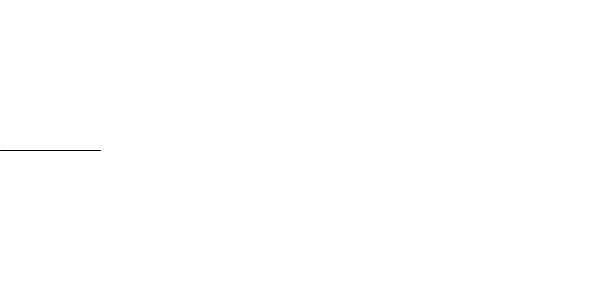
Frame 1 (no input)
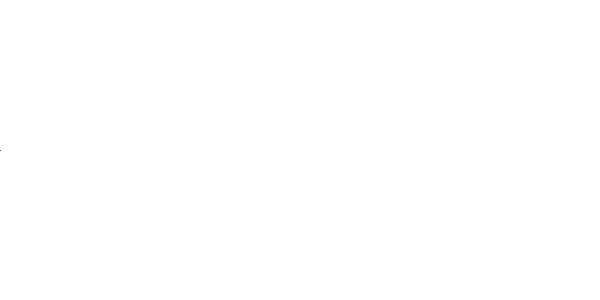
Frame 60 (the mouse pressed at the canvas centre just before this capture)
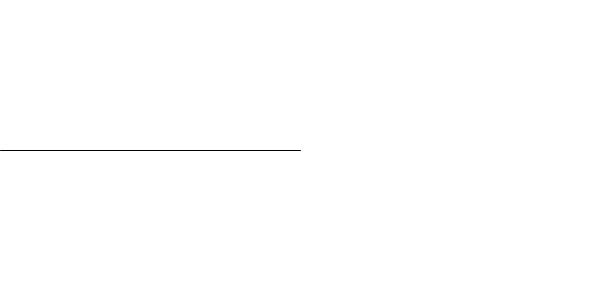
Frame 120 (the mouse held since frame 60 and released just before this capture)

The Processing sketch that drew these frames (run headless with seeded random() and noise(); from frame 60 on, the mouse is pressed at the canvas centre):

// Processing sketch: _11_map_line
// ── _11_map_line.pde
float lineWidth = 100;

void setup() {
  size(600, 300);
  smooth();
}

void draw() {
  background(255);
  line(0, 150, lineWidth, 150);

  lineWidth = map(mouseY, 0, height, 0, width);
}
